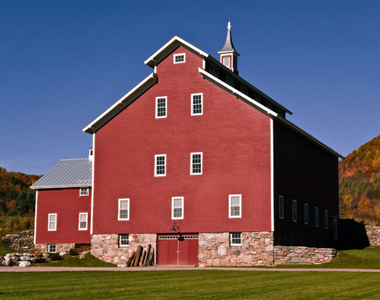
%> input picture Datasets/barn.jpg, 380 x 300 px
$ octave --eval "result = CSS;"   (GNU Octave 9; MATLAB toolbox functions it lacks are replaced by stand-ins)
%> lines starting %> are read from the running program, lines starting %| are printed output that depends on the picture; in (x1, y1, x2, y2) boxes, pixels count from 0 and x2, y2 are one past the last pixel; in counts of white or black regions, pixels touching at a corner belong together; the program's own positions count from 1
### mark.m
function [img_mark]=mark(img,x,y,w)
% Mark the detected corner in the image

[M,N]=size(img);
img_mark=img;

if isa(img,'logical')
    img_mark(max(1,x-floor(w/2)):min(M,x+floor(w/2)),max(1,y-floor(w/2)):min(N,y+floor(w/2)),:)=...
        (img_mark(max(1,x-floor(w/2)):min(M,x+floor(w/2)),max(1,y-floor(w/2)):min(N,y+floor(w/2)),:)<1);
    img_mark(x-floor(w/2)+1:x+floor(w/2)-1,y-floor(w/2)+1:y+floor(w/2)-1,:)=...
        img(x-floor(w/2)+1:x+floor(w/2)-1,y-floor(w/2)+1:y+floor(w/2)-1,:);
else
    img_mark(max(1,x-floor(w/2)):min(M,x+floor(w/2)),max(1,y-floor(w/2)):min(N,y+floor(w/2)),:)=...
        (img_mark(max(1,x-floor(w/2)):min(M,x+floor(w/2)),max(1,y-floor(w/2)):min(N,y+floor(w/2)),:)<128)*255;
    img_mark(x-floor(w/2)+1:x+floor(w/2)-1,y-floor(w/2)+1:y+floor(w/2)-1,:)=...
        img(x-floor(w/2)+1:x+floor(w/2)-1,y-floor(w/2)+1:y+floor(w/2)-1,:);
end
end

### CSS.m
function [cout,marked_img]=CSS(varargin)


%   CORNER Find corners in intensity image.
%
%       CORNER works by the following step:
%       1.	Apply the Canny edge detector to the gray level image and obtain a
%       binary edge-map.
%       2.	Extract the edge contours from the edge-map, fill the gaps in the
%       contours.
%       3.	Compute curvature at a low scale for each contour to retain all
%       true corners.
%       4.	All of the curvature local maxima are considered as corner
%       candidates, then rounded corners and false corners due to boundary
%       noise and details were eliminated.
%       5.  End points of line mode curve were added as corner, if they are not
%       close to the above detected corners.
%
%       Syntax :
%       [cout,marked_img]=corner(I,C,T_angle,sig,H,L,Endpiont,Gap_size)
%
%       Input :
%       I -  the input image, it could be gray, color or binary image. If I is
%           empty([]), input image can be get from a open file dialog box.
%       C -  denotes the minimum ratio of major axis to minor axis of an ellipse,
%           whose vertex could be detected as a corner by proposed detector.
%           The default value is 1.5.
%       T_angle -  denotes the maximum obtuse angle that a corner can have when
%           it is detected as a true corner, default value is 162.
%       Sig -  denotes the standard deviation of the Gaussian filter when
%           computeing curvature. The default sig is 3.
%       H,L -  high and low threshold of Canny edge detector. The default value
%           is 0.35 and 0.
%       Endpoint -  a flag to control whether add the end points of a curve
%           as corner, 1 means Yes and 0 means No. The default value is 1.
%       Gap_size -  a paremeter use to fill the gaps in the contours, the gap
%           not more than gap_size were filled in this stage. The default
%           Gap_size is 1 pixels.
%
%       Output :
%       cout -  a position pair list of detected corners in the input image.
%       marked_image -  image with detected corner marked.
%
%       Examples
%       -------
%       I = imread('alumgrns.tif');
%       cout = corner(I,[],[],[],0.2);
%
%       [cout, marked_image] = corner;
%
%       cout = corner([],1.6,155);
%
%
%   Composed by He Xiaochen
%   HKU EEE Dept. ITSR, Apr. 2005
%
%   Algorithm is derived from :
%       X.C. He and N.H.C. Yung, Curvature Scale Space Corner Detector with
%       Adaptive Threshold and Dynamic Region of Support, Proceedings of the
%       17th International Conference on Pattern Recognition, 2:791-794, August 2004.
%   Improved algorithm is included in :
%   	X.C. He and N.H.C. Yung, 밅orner detector based on global and local curvature properties?
%       Optical Engineering, 47(5), pp: 057008, 2008.
%

[I,C,T_angle,sig,H,L,Endpoint,Gap_size] = parse_inputs(varargin{:});
%> the answer given: Datasets/barn.jpg
%> in parse_inputs, I is the input picture: size 300x380x3 uint8; mean R, G, B 104, 87.1, 97.4
%> C = 1.5; T_angle = 162; sig = 3; H = 0.35; L = 0; Endpoint = 1; Gap_size = 1

if size(I,3)==3
    I=rgb2gray(I); % Transform RGB image to a Gray one.
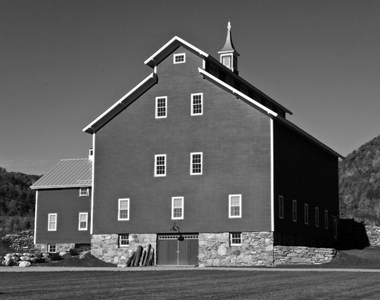
%> I: size 300x380 uint8; min 0, max 255, mean 93.3
end

tic
BW=edge(I,'canny',[L,H]);  % Detect edges
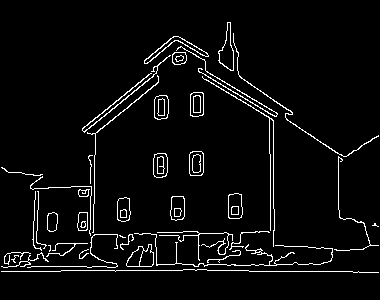
%> BW: size 300x380 logical; 4.5% white in thin lines or dots, all inside (x1, y1, x2, y2) = (1, 22, 379, 273)
time_for_detecting_edge=toc

tic
[curve,curve_start,curve_end,curve_mode,curve_num]=extract_curve(BW,Gap_size);  % Extract curves
time_for_extracting_curve=toc

tic
cout=get_corner(curve,curve_start,curve_end,curve_mode,curve_num,BW,sig,Endpoint,C,T_angle); % Detect corners
time_for_detecting_corner=toc

img=I;
for i=1:size(cout,1)
    img=mark(img,cout(i,1),cout(i,2),5);
end
marked_img=img;
% [4 lines of commented-out code are left out]


function [curve,curve_start,curve_end,curve_mode,cur_num]=extract_curve(BW,Gap_size)
%> called with Gap_size = 1

%   Function to extract curves from binary edge map, if the endpoint of a
%   contour is nearly connected to another endpoint, fill the gap and continue
%   the extraction. The default gap size is 1 pixles.

[L,W]=size(BW);
%> L = 300; W = 380
BW1=zeros(L+2*Gap_size,W+2*Gap_size);
%> BW1: size 302x382 double; every value is 0
BW_edge=zeros(L,W);
BW1(Gap_size+1:Gap_size+L,Gap_size+1:Gap_size+W)=BW;
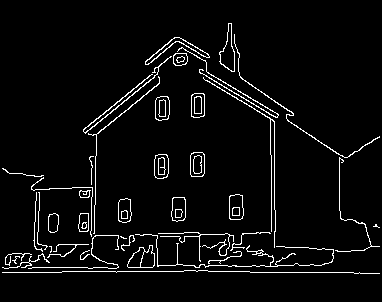
%> BW1: size 302x382 double; values 0 (black) and 1 (white), 4.4% white in thin lines or dots, all inside (x1, y1, x2, y2) = (2, 23, 380, 274)
[r,c]=find(BW1==1);
%> r = 5111 values from 24 to 274; c = 5111 values from 3 to 380
cur_num=0;

while size(r,1)>0
    point=[r(1),c(1)];
    cur=point;
    BW1(point(1),point(2))=0;
    [I,J]=find(BW1(point(1)-Gap_size:point(1)+Gap_size,point(2)-Gap_size:point(2)+Gap_size)==1);
    while size(I,1)>0
        dist=(I-Gap_size-1).^2+(J-Gap_size-1).^2;
        [min_dist,index]=min(dist);
        point=point+[I(index),J(index)]-Gap_size-1;
        cur=[cur;point];
        BW1(point(1),point(2))=0;
        [I,J]=find(BW1(point(1)-Gap_size:point(1)+Gap_size,point(2)-Gap_size:point(2)+Gap_size)==1);
    end

    % Extract edge towards another direction
    point=[r(1),c(1)];
    BW1(point(1),point(2))=0;
    [I,J]=find(BW1(point(1)-Gap_size:point(1)+Gap_size,point(2)-Gap_size:point(2)+Gap_size)==1);
    while size(I,1)>0
        dist=(I-Gap_size-1).^2+(J-Gap_size-1).^2;
        [min_dist,index]=min(dist);
        point=point+[I(index),J(index)]-Gap_size-1;
        cur=[point;cur];
        BW1(point(1),point(2))=0;
        [I,J]=find(BW1(point(1)-Gap_size:point(1)+Gap_size,point(2)-Gap_size:point(2)+Gap_size)==1);
    end

    if size(cur,1)>(size(BW,1)+size(BW,2))/25
        cur_num=cur_num+1;
        curve{cur_num}=cur-Gap_size;
    end
    [r,c]=find(BW1==1);

end
%> this loop made 88 passes
%> after the loop, cur_num = 49; curve = 49 items

for i=1:cur_num
    curve_start(i,:)=curve{i}(1,:);
    curve_end(i,:)=curve{i}(size(curve{i},1),:);
    if (curve_start(i,1)-curve_end(i,1))^2+...
        (curve_start(i,2)-curve_end(i,2))^2<=32
        curve_mode(i,:)='loop';
    else
        curve_mode(i,:)='line';
    end

    BW_edge(curve{i}(:,1)+(curve{i}(:,2)-1)*L)=1;
end
%> this loop made 49 passes
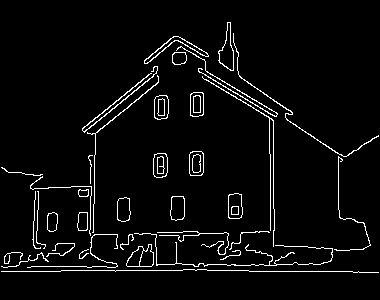
%> BW_edge: size 300x380 double; values 0 (black) and 1 (white), 4.2% white in thin lines or dots, all inside (x1, y1, x2, y2) = (1, 22, 379, 273)
%> after the loop, curve_end = 49 rows, first 12: [175 43; 256 31; 273 379; 256 10; 249 115; 262 49; 236 91; 192 36; 249 44; 251 53; 216 49; 223 79]; curve_mode = 49 items; curve_start = 49 rows, first 12: [168 2; 267 2; 272 2; 260 21; 268 28; 260 30; 177 43; 248 41; 192 38; 257 47; 216 48; 224 78]
figure(3)
imshow(~BW_edge)
%> in CSS, `[curve,curve_start,curve_end,curve_mode,curve_num]=extract_curve(BW,Ga..`: curve = 49 items; curve_num = 49
title('Edge map')
imwrite(~BW_edge,'edge.jpg');


function cout=get_corner(curve,curve_start,curve_end,curve_mode,curve_num,BW,sig,Endpoint,C,T_angle)
%> called with curve_num = 49, sig = 3, Endpoint = 1, C = 1.5, T_angle = 162

corner_num=0;
cout=[];

GaussianDieOff = .0001;
pw = 1:30;
ssq = sig*sig;
%> ssq = 9
width = max(find(exp(-(pw.*pw)/(2*ssq))>GaussianDieOff));
%> width = 12
if isempty(width)
    width = 1;
end
t = (-width:width);
%> t = 25 values from -12 to 12
gau = exp(-(t.*t)/(2*ssq))/(2*pi*ssq);
%> gau = 25 values, max 0.0177 at index 13, min 5.93e-06 at index 1, mean 0.00532
gau=gau/sum(gau);
%> gau = 25 values, max 0.133 at index 13, min 4.46e-05 at index 1, mean 0.04

for i=1:curve_num;
    x=curve{i}(:,1);
    y=curve{i}(:,2);
    W=width;
    L=size(x,1);
    if L>W

        % Calculate curvature
        if curve_mode(i,:)=='loop'
            x1=[x(L-W+1:L);x;x(1:W)];
            y1=[y(L-W+1:L);y;y(1:W)];
        else
            x1=[ones(W,1)*2*x(1)-x(W+1:-1:2);x;ones(W,1)*2*x(L)-x(L-1:-1:L-W)];
            y1=[ones(W,1)*2*y(1)-y(W+1:-1:2);y;ones(W,1)*2*y(L)-y(L-1:-1:L-W)];
        end

        xx=conv(x1,gau);
        xx=xx(W+1:L+3*W);
        yy=conv(y1,gau);
        yy=yy(W+1:L+3*W);
        Xu=[xx(2)-xx(1) ; (xx(3:L+2*W)-xx(1:L+2*W-2))/2 ; xx(L+2*W)-xx(L+2*W-1)];
        Yu=[yy(2)-yy(1) ; (yy(3:L+2*W)-yy(1:L+2*W-2))/2 ; yy(L+2*W)-yy(L+2*W-1)];
        Xuu=[Xu(2)-Xu(1) ; (Xu(3:L+2*W)-Xu(1:L+2*W-2))/2 ; Xu(L+2*W)-Xu(L+2*W-1)];
        Yuu=[Yu(2)-Yu(1) ; (Yu(3:L+2*W)-Yu(1:L+2*W-2))/2 ; Yu(L+2*W)-Yu(L+2*W-1)];
        K=abs((Xu.*Yuu-Xuu.*Yu)./((Xu.*Xu+Yu.*Yu).^1.5));
        K=ceil(K*100)/100;

        % Find curvature local maxima as corner candidates
        extremum=[];
        N=size(K,1);
        n=0;
        Search=1;

        for j=1:N-1
            if (K(j+1)-K(j))*Search>0
                n=n+1;
                extremum(n)=j;  % In extremum, odd points is minima and even points is maxima
                Search=-Search;
            end
        end
        if mod(size(extremum,2),2)==0
            n=n+1;
            extremum(n)=N;
        end

        n=size(extremum,2);
        flag=ones(size(extremum));

        % Compare with adaptive local threshold to remove round corners
        for j=2:2:n
            %I=find(K(extremum(j-1):extremum(j+1))==max(K(extremum(j-1):extremum(j+1))));
            %extremum(j)=extremum(j-1)+round(mean(I))-1; % Regard middle point of plateaus as maxima

            [x,index1]=min(K(extremum(j):-1:extremum(j-1)));
            [x,index2]=min(K(extremum(j):extremum(j+1)));
            ROS=K(extremum(j)-index1+1:extremum(j)+index2-1);
            K_thre(j)=C*mean(ROS);
            if K(extremum(j))<K_thre(j)
                flag(j)=0;
            end
        end
        extremum=extremum(2:2:n);
        flag=flag(2:2:n);
        extremum=extremum(find(flag==1));

        % Check corner angle to remove false corners due to boundary noise and trivial details
        flag=0;
        smoothed_curve=[xx,yy];
        while sum(flag==0)>0
            n=size(extremum,2);
            flag=ones(size(extremum));
            for j=1:n
                if j==1 & j==n
                    ang=curve_tangent(smoothed_curve(1:L+2*W,:),extremum(j));
                elseif j==1
                    ang=curve_tangent(smoothed_curve(1:extremum(j+1),:),extremum(j));
                elseif j==n
                    ang=curve_tangent(smoothed_curve(extremum(j-1):L+2*W,:),extremum(j)-extremum(j-1)+1);
                else
                    ang=curve_tangent(smoothed_curve(extremum(j-1):extremum(j+1),:),extremum(j)-extremum(j-1)+1);
                end
                if ang>T_angle & ang<(360-T_angle)
                    flag(j)=0;
                end
            end

            if size(extremum,2)==0
                extremum=[];
            else
                extremum=extremum(find(flag~=0));
            end
        end

        extremum=extremum-W;
        extremum=extremum(find(extremum>0 & extremum<=L));
        n=size(extremum,2);
        for j=1:n
            corner_num=corner_num+1;
            cout(corner_num,:)=curve{i}(extremum(j),:);
        end
    end
end
%> this loop made 49 passes
%> (L, N, extremum) on passes 1 to 12: (48, 72, 42), (38, 62, [24 31]), (378, 402, [-3 382]), (48, 72, [8 37]), (191, 215, [92 126 136 149 173 181 187]), (36, 60, [8 20]), (134, 158, [21 84]), (67, 91, 8), (68, 92, [54 64]), (72, 96, [6 22 43 62 69]), (52, 76, [18 42]), (53, 77, [8 17 35 43])
%> (L, N) on pass 25: (70, 94)


% Add Endpoints
if Endpoint
    for i=1:curve_num
        if size(curve{i},1)>0 & curve_mode(i,:)=='line'

            % Start point compare with detected corners
            compare_corner=cout-ones(size(cout,1),1)*curve_start(i,:);
            compare_corner=compare_corner.^2;
            compare_corner=compare_corner(:,1)+compare_corner(:,2);
            if min(compare_corner)>25       % Add end points far from detected corners
                corner_num=corner_num+1;
                cout(corner_num,:)=curve_start(i,:);
            end

            % End point compare with detected corners
            compare_corner=cout-ones(size(cout,1),1)*curve_end(i,:);
            compare_corner=compare_corner.^2;
            compare_corner=compare_corner(:,1)+compare_corner(:,2);
            if min(compare_corner)>25
                corner_num=corner_num+1;
                cout(corner_num,:)=curve_end(i,:);
            end
        end
    end
end


% [49 lines left out: function curve_tangent, not called in this run]


% [16 lines of commented-out code are left out]


function [I,C,T_angle,sig,H,L,Endpoint,Gap_size] = parse_inputs(varargin);

narginchk(0,8);

Para=[1.5,162,3,0.35,0,1,1]; %Default experience value;

if nargin>=2
    I=varargin{1};
    for i=2:nargin
        if size(varargin{i},1)>0
            Para(i-1)=varargin{i};
        end
    end
end

if nargin==1
    I=varargin{1};
end

if nargin==0 | size(I,1)==0
    [fname,dire]=uigetfile('*.bmp;*.jpg;*.gif','Open the image to be detected');
    I=imread([dire,fname]);
end

C=Para(1);
T_angle=Para(2);
sig=Para(3);
H=Para(4);
L=Para(5);
Endpoint=Para(6);
Gap_size=Para(7);
%> after the loop in CSS, `for i=1:size(cout,1)`:
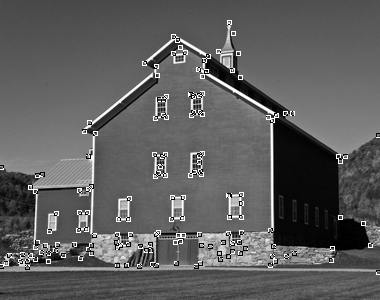
%> img: size 300x380 uint8; 2.21% of pixels changed, all inside (x1, y1, x2, y2) = (0, 20, 380, 275)

$ run again, on Datasets/house.bmp
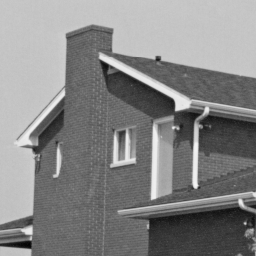
%> input picture Datasets/house.bmp, 256 x 256 px
%> in CSS, `[I,C,T_angle,sig,H,L,Endpoint,Gap_size] = parse_inputs(varargin{:});`: C = 1.5; T_angle = 162; sig = 3; H = 0.35; L = 0; Endpoint = 1
%> BW: size 256x256 logical; 4.5% white in thin lines or dots, all inside (x1, y1, x2, y2) = (1, 24, 255, 255)
%> in extract_curve, `BW1(Gap_size+1:Gap_size+L,Gap_size+1:Gap_size+W)=BW;`:
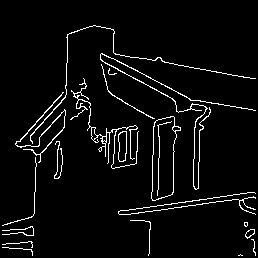
%> BW1: size 258x258 double; values 0 (black) and 1 (white), 4.5% white in thin lines or dots, all inside (x1, y1, x2, y2) = (2, 25, 256, 256)
%> r = 2967 values from 26 to 256; c = 2967 values from 3 to 256
%> the loop in extract_curve, `while size(r,1)>0` made 52 passes
%> after the loop in extract_curve, `while size(r,1)>0`: curve = 26 items
%> the loop in extract_curve, `for i=1:cur_num` made 26 passes
%> after the loop in extract_curve, `for i=1:cur_num`: curve_end = 26 rows, first 12: [157 35; 234 2; 242 32; 255 32; 92 63; 149 23; 143 32; 148 61; 103 82; 84 79; 107 80; 127 92]; curve_mode = 26 items; curve_start = 26 rows, first 12: [225 2; 230 2; 244 2; 247 2; 143 15; 145 16; 78 255; 144 55; 119 70; 93 75; 130 87; 126 90]
%> in CSS, `[curve,curve_start,curve_end,curve_mode,curve_num]=extract_curve(BW,Ga..`: curve = 26 items; curve_num = 26
%> ssq = 9
%> width = 12
%> t = 25 values from -12 to 12
%> in get_corner, `gau = exp(-(t.*t)/(2*ssq))/(2*pi*ssq);`: gau = 25 values, max 0.0177 at index 13, min 5.93e-06 at index 1, mean 0.00532
%> in get_corner, `gau=gau/sum(gau);`: gau = 25 values, max 0.133 at index 13, min 4.46e-05 at index 1, mean 0.04
%> the loop in get_corner, `for i=1:curve_num;` made 26 passes
%> (L, N, extremum) on passes 1 to 8: (95, 119, 37), (76, 100, [24 33 42 56 76]), (33, 57, 30), (37, 61, 31), (96, 120, [-3 101]), (170, 194, [7 16 28 39 83 93 101 153 161]), (372, 396, [96 104 111 153 177 228 363]), (85, 109, [6 18 39 48 83])
%> after the loop in get_corner, `for i=1:curve_num;`: K = 46 values, max 3.74 at index 38, min 0.01 at index 1, mean 0.165; K_thre = 60 values, max 1.63 at index 54, min 0 at index 1, mean 0.0951; ROS = [0.02; 0.03; 0.15; 1.31; 3.74; 0.14; 0.02; 0.01]; Xu = 46 values, max 29.37 at index 1, min -32.77 at index 46, mean 0.344; Xuu = 46 values, max 0.0853 at index 16, min -6.6 at index 43, mean -1.4; Yu = 46 values, max 31.2 at index 1, min -32.29 at index 46, mean 0.0877; Yuu = 46 values, max 0.067 at index 27, min -6.4 at index 43, mean -1.43; ang = 403.8; corner_num = 82; cout = 82 rows, first 12: [215 33; 229 25; 226 32; 235 33; 232 22; 234 2; 241 31; 250 31; 147 20; 145 27; 145 38; 135 41]; flag = [1 1 1]; index1 = 5; index2 = 4; smoothed_curve = 46 rows, first 12: [131 140.6; 160.4 171.8; 185.5 198.2; 204.7 218.2; 218.1 231.8; 226.5 240.1; 231.5 244.7; 234.4 247.1; 236.1 248.3; 237.1 249.1; 237.9 249.7; 238.5 250.4]; x1 = 46 values from 230 to 264; xx = 46 values, max 257.5 at index 38, min 131 at index 1, mean 234.3; y1 = 46 values, max 257 at index 40, min 248 at index 2, mean 252.9; yy = 46 values, max 255.4 at index 37, min 140.6 at index 1, mean 239.9
%> the loop in get_corner, `for i=1:curve_num` made 26 passes
%> corner_num on passes 1, 3, 4, 5, 7, 9, 10, 11: 83, 84, 85, 87, 89, 90, 92, 93
%> the loop in CSS, `for i=1:size(cout,1)` made 102 passes
%> after the loop in CSS, `for i=1:size(cout,1)`:
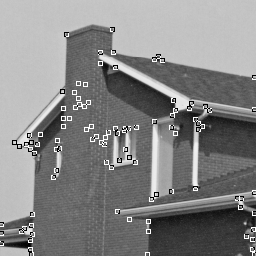
%> img: size 256x256 uint8; min 0, max 255, mean 132.3
